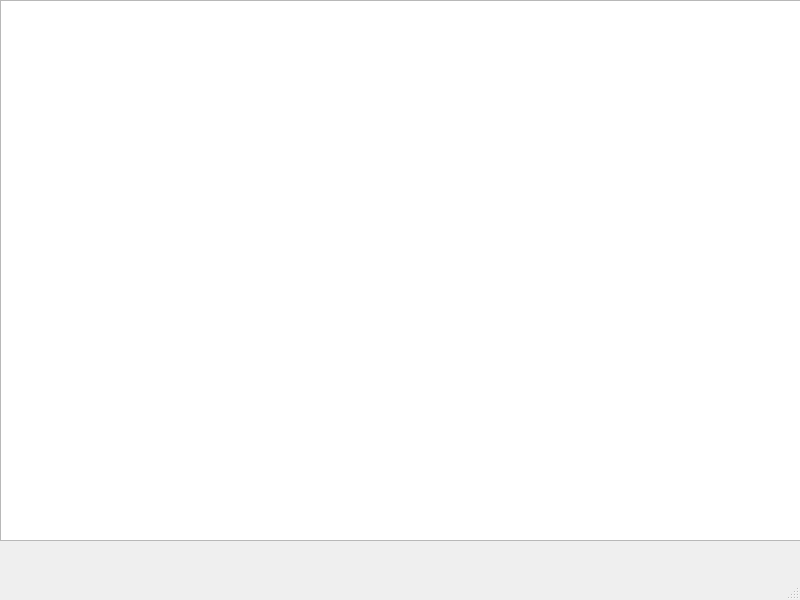
<?xml version="1.0" encoding="UTF-8"?>
<ui version="4.0">
 <class>treeWindow</class>
 <widget class="QMainWindow" name="treeWindow">
  <property name="geometry">
   <rect>
    <x>0</x>
    <y>0</y>
    <width>800</width>
    <height>600</height>
   </rect>
  </property>
  <property name="windowTitle">
   <string>MainWindow</string>
  </property>
  <widget class="QWidget" name="centralwidget">
   <widget class="QTextEdit" name="treeEdit">
    <property name="geometry">
     <rect>
      <x>0</x>
      <y>0</y>
      <width>811</width>
      <height>541</height>
     </rect>
    </property>
    <property name="font">
     <font>
      <family>微软雅黑 Light</family>
      <pointsize>12</pointsize>
     </font>
    </property>
   </widget>
  </widget>
  <widget class="QMenuBar" name="menubar">
   <property name="geometry">
    <rect>
     <x>0</x>
     <y>0</y>
     <width>800</width>
     <height>26</height>
    </rect>
   </property>
  </widget>
  <widget class="QStatusBar" name="statusbar"/>
 </widget>
 <resources/>
 <connections/>
</ui>
